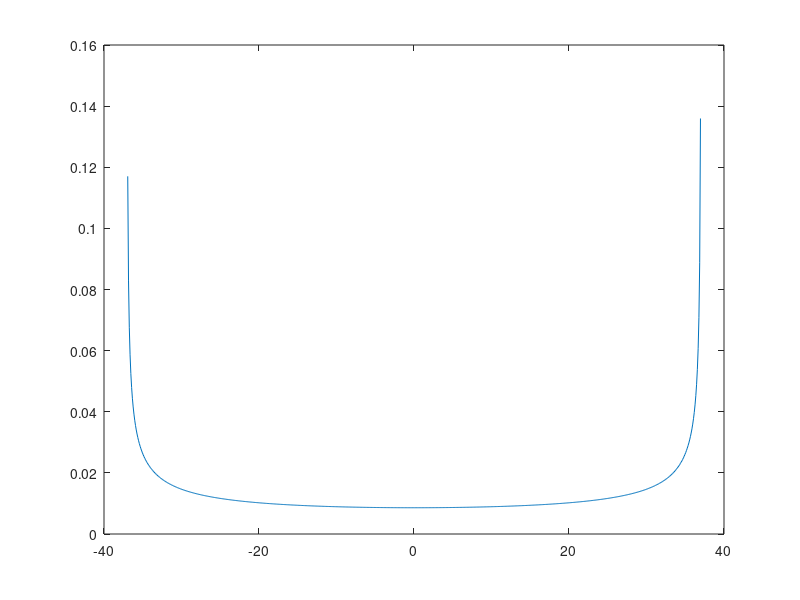
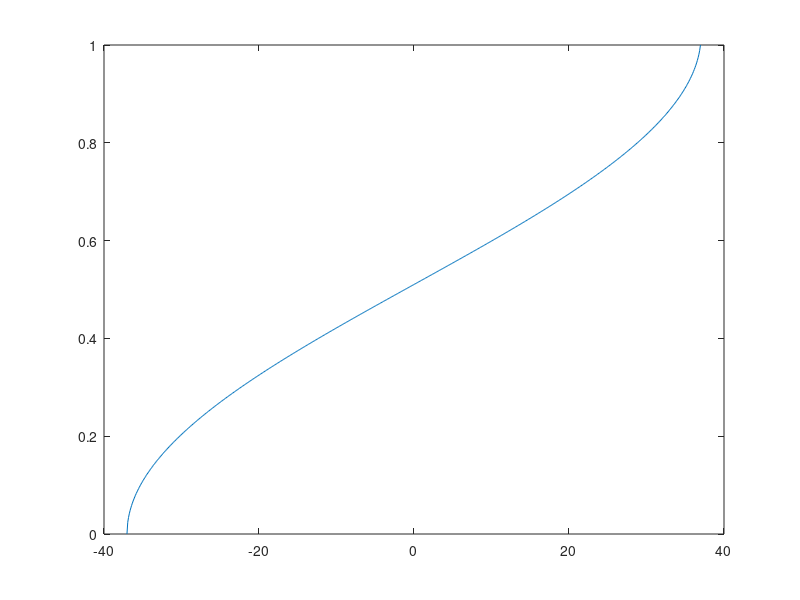

These charts were generated, in order, by the following MATLAB code:
clear; clc;

v = 20000/3600;
c = 3 * 10^8;
fc = 2 * 10^9;
wavelength = c / fc;
fm = v / wavelength;
y = [-fm:0.1:fm]
pdf = 1 ./ (pi * sqrt(fm^2 - y.^2));
cdf = acos(-y./fm)/pi;
cdf = cdf./cdf(end);

figure(1); plot(y, pdf);
figure(2); plot(y, cdf);